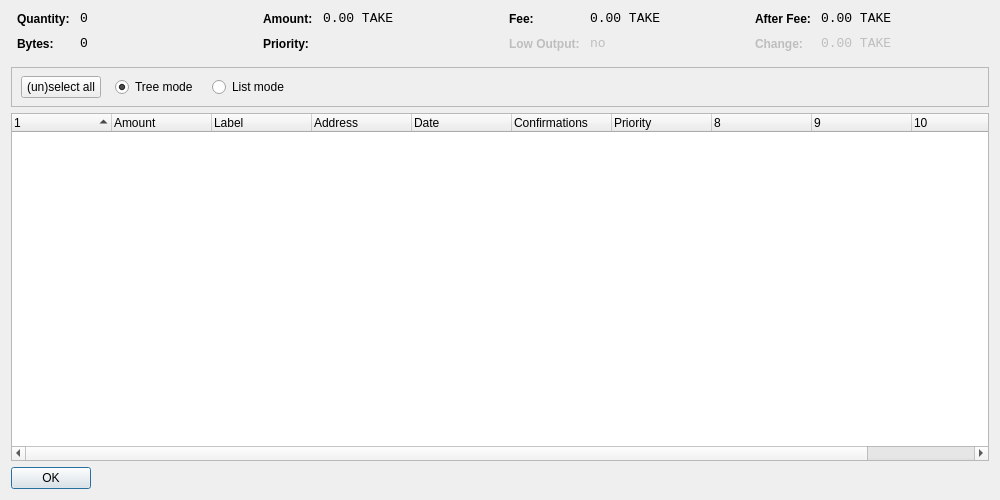
<?xml version="1.0" encoding="UTF-8"?>
<ui version="4.0">
 <class>CoinControlDialog</class>
 <widget class="QDialog" name="CoinControlDialog">
  <property name="geometry">
   <rect>
    <x>0</x>
    <y>0</y>
    <width>1000</width>
    <height>500</height>
   </rect>
  </property>
  <property name="windowTitle">
   <string>Coin Control</string>
  </property>
  <property name="styleSheet">
   <string notr="true">background-image: url(:/images/2s);</string>
  </property>
  <layout class="QVBoxLayout" name="verticalLayout">
   <item>
    <layout class="QHBoxLayout" name="horizontalLayoutTop" stretch="0,0,0,0">
     <property name="topMargin">
      <number>0</number>
     </property>
     <property name="bottomMargin">
      <number>10</number>
     </property>
     <item>
      <layout class="QFormLayout" name="formLayoutCoinControl1">
       <property name="horizontalSpacing">
        <number>10</number>
       </property>
       <property name="verticalSpacing">
        <number>10</number>
       </property>
       <property name="leftMargin">
        <number>6</number>
       </property>
       <property name="rightMargin">
        <number>6</number>
       </property>
       <item row="0" column="0">
        <widget class="QLabel" name="labelCoinControlQuantityText">
         <property name="styleSheet">
          <string notr="true">font-weight:bold;</string>
         </property>
         <property name="text">
          <string>Quantity:</string>
         </property>
        </widget>
       </item>
       <item row="0" column="1">
        <widget class="QLabel" name="labelCoinControlQuantity">
         <property name="font">
          <font>
           <family>Monospace</family>
           <pointsize>10</pointsize>
          </font>
         </property>
         <property name="cursor">
          <cursorShape>IBeamCursor</cursorShape>
         </property>
         <property name="contextMenuPolicy">
          <enum>Qt::ActionsContextMenu</enum>
         </property>
         <property name="text">
          <string notr="true">0</string>
         </property>
         <property name="textInteractionFlags">
          <set>Qt::LinksAccessibleByMouse|Qt::TextSelectableByKeyboard|Qt::TextSelectableByMouse</set>
         </property>
        </widget>
       </item>
       <item row="1" column="0">
        <widget class="QLabel" name="labelCoinControlBytesText">
         <property name="styleSheet">
          <string notr="true">font-weight:bold;</string>
         </property>
         <property name="text">
          <string>Bytes:</string>
         </property>
        </widget>
       </item>
       <item row="1" column="1">
        <widget class="QLabel" name="labelCoinControlBytes">
         <property name="font">
          <font>
           <family>Monospace</family>
           <pointsize>10</pointsize>
          </font>
         </property>
         <property name="cursor">
          <cursorShape>IBeamCursor</cursorShape>
         </property>
         <property name="contextMenuPolicy">
          <enum>Qt::ActionsContextMenu</enum>
         </property>
         <property name="text">
          <string notr="true">0</string>
         </property>
         <property name="textInteractionFlags">
          <set>Qt::LinksAccessibleByMouse|Qt::TextSelectableByKeyboard|Qt::TextSelectableByMouse</set>
         </property>
        </widget>
       </item>
      </layout>
     </item>
     <item>
      <layout class="QFormLayout" name="formLayoutCoinControl2">
       <property name="horizontalSpacing">
        <number>10</number>
       </property>
       <property name="verticalSpacing">
        <number>10</number>
       </property>
       <property name="leftMargin">
        <number>6</number>
       </property>
       <property name="rightMargin">
        <number>6</number>
       </property>
       <item row="0" column="0">
        <widget class="QLabel" name="labelCoinControlAmountText">
         <property name="styleSheet">
          <string notr="true">font-weight:bold;</string>
         </property>
         <property name="text">
          <string>Amount:</string>
         </property>
        </widget>
       </item>
       <item row="0" column="1">
        <widget class="QLabel" name="labelCoinControlAmount">
         <property name="font">
          <font>
           <family>Monospace</family>
           <pointsize>10</pointsize>
          </font>
         </property>
         <property name="cursor">
          <cursorShape>IBeamCursor</cursorShape>
         </property>
         <property name="contextMenuPolicy">
          <enum>Qt::ActionsContextMenu</enum>
         </property>
         <property name="text">
          <string notr="true">0.00 TAKE</string>
         </property>
         <property name="textInteractionFlags">
          <set>Qt::LinksAccessibleByMouse|Qt::TextSelectableByKeyboard|Qt::TextSelectableByMouse</set>
         </property>
        </widget>
       </item>
       <item row="1" column="0">
        <widget class="QLabel" name="labelCoinControlPriorityText">
         <property name="styleSheet">
          <string notr="true">font-weight:bold;</string>
         </property>
         <property name="text">
          <string>Priority:</string>
         </property>
        </widget>
       </item>
       <item row="1" column="1">
        <widget class="QLabel" name="labelCoinControlPriority">
         <property name="font">
          <font>
           <family>Monospace</family>
           <pointsize>10</pointsize>
          </font>
         </property>
         <property name="cursor">
          <cursorShape>IBeamCursor</cursorShape>
         </property>
         <property name="contextMenuPolicy">
          <enum>Qt::ActionsContextMenu</enum>
         </property>
         <property name="text">
          <string/>
         </property>
         <property name="textInteractionFlags">
          <set>Qt::LinksAccessibleByMouse|Qt::TextSelectableByKeyboard|Qt::TextSelectableByMouse</set>
         </property>
        </widget>
       </item>
      </layout>
     </item>
     <item>
      <layout class="QFormLayout" name="formLayoutCoinControl3">
       <property name="horizontalSpacing">
        <number>10</number>
       </property>
       <property name="verticalSpacing">
        <number>10</number>
       </property>
       <property name="leftMargin">
        <number>6</number>
       </property>
       <property name="rightMargin">
        <number>6</number>
       </property>
       <item row="0" column="0">
        <widget class="QLabel" name="labelCoinControlFeeText">
         <property name="styleSheet">
          <string notr="true">font-weight:bold;</string>
         </property>
         <property name="text">
          <string>Fee:</string>
         </property>
        </widget>
       </item>
       <item row="0" column="1">
        <widget class="QLabel" name="labelCoinControlFee">
         <property name="font">
          <font>
           <family>Monospace</family>
           <pointsize>10</pointsize>
          </font>
         </property>
         <property name="cursor">
          <cursorShape>IBeamCursor</cursorShape>
         </property>
         <property name="contextMenuPolicy">
          <enum>Qt::ActionsContextMenu</enum>
         </property>
         <property name="text">
          <string notr="true">0.00 TAKE</string>
         </property>
         <property name="textInteractionFlags">
          <set>Qt::LinksAccessibleByMouse|Qt::TextSelectableByKeyboard|Qt::TextSelectableByMouse</set>
         </property>
        </widget>
       </item>
       <item row="1" column="0">
        <widget class="QLabel" name="labelCoinControlLowOutputText">
         <property name="enabled">
          <bool>false</bool>
         </property>
         <property name="styleSheet">
          <string notr="true">font-weight:bold;</string>
         </property>
         <property name="text">
          <string>Low Output:</string>
         </property>
        </widget>
       </item>
       <item row="1" column="1">
        <widget class="QLabel" name="labelCoinControlLowOutput">
         <property name="enabled">
          <bool>false</bool>
         </property>
         <property name="font">
          <font>
           <family>Monospace</family>
           <pointsize>10</pointsize>
          </font>
         </property>
         <property name="cursor">
          <cursorShape>IBeamCursor</cursorShape>
         </property>
         <property name="contextMenuPolicy">
          <enum>Qt::ActionsContextMenu</enum>
         </property>
         <property name="text">
          <string notr="true">no</string>
         </property>
         <property name="textInteractionFlags">
          <set>Qt::LinksAccessibleByMouse|Qt::TextSelectableByKeyboard|Qt::TextSelectableByMouse</set>
         </property>
        </widget>
       </item>
      </layout>
     </item>
     <item>
      <layout class="QFormLayout" name="formLayoutCoinControl4">
       <property name="horizontalSpacing">
        <number>10</number>
       </property>
       <property name="verticalSpacing">
        <number>10</number>
       </property>
       <property name="leftMargin">
        <number>6</number>
       </property>
       <property name="rightMargin">
        <number>6</number>
       </property>
       <item row="0" column="0">
        <widget class="QLabel" name="labelCoinControlAfterFeeText">
         <property name="styleSheet">
          <string notr="true">font-weight:bold;</string>
         </property>
         <property name="text">
          <string>After Fee:</string>
         </property>
        </widget>
       </item>
       <item row="0" column="1">
        <widget class="QLabel" name="labelCoinControlAfterFee">
         <property name="font">
          <font>
           <family>Monospace</family>
           <pointsize>10</pointsize>
          </font>
         </property>
         <property name="cursor">
          <cursorShape>IBeamCursor</cursorShape>
         </property>
         <property name="contextMenuPolicy">
          <enum>Qt::ActionsContextMenu</enum>
         </property>
         <property name="text">
          <string notr="true">0.00 TAKE</string>
         </property>
         <property name="textInteractionFlags">
          <set>Qt::LinksAccessibleByMouse|Qt::TextSelectableByKeyboard|Qt::TextSelectableByMouse</set>
         </property>
        </widget>
       </item>
       <item row="1" column="0">
        <widget class="QLabel" name="labelCoinControlChangeText">
         <property name="enabled">
          <bool>false</bool>
         </property>
         <property name="styleSheet">
          <string notr="true">font-weight:bold;</string>
         </property>
         <property name="text">
          <string>Change:</string>
         </property>
        </widget>
       </item>
       <item row="1" column="1">
        <widget class="QLabel" name="labelCoinControlChange">
         <property name="enabled">
          <bool>false</bool>
         </property>
         <property name="font">
          <font>
           <family>Monospace</family>
           <pointsize>10</pointsize>
          </font>
         </property>
         <property name="cursor">
          <cursorShape>IBeamCursor</cursorShape>
         </property>
         <property name="contextMenuPolicy">
          <enum>Qt::ActionsContextMenu</enum>
         </property>
         <property name="text">
          <string notr="true">0.00 TAKE</string>
         </property>
         <property name="textInteractionFlags">
          <set>Qt::LinksAccessibleByMouse|Qt::TextSelectableByKeyboard|Qt::TextSelectableByMouse</set>
         </property>
        </widget>
       </item>
      </layout>
     </item>
    </layout>
   </item>
   <item>
    <widget class="QFrame" name="frame">
     <property name="minimumSize">
      <size>
       <width>0</width>
       <height>40</height>
      </size>
     </property>
     <property name="frameShape">
      <enum>QFrame::StyledPanel</enum>
     </property>
     <property name="frameShadow">
      <enum>QFrame::Sunken</enum>
     </property>
     <widget class="QWidget" name="horizontalLayoutWidget">
      <property name="geometry">
       <rect>
        <x>10</x>
        <y>0</y>
        <width>781</width>
        <height>41</height>
       </rect>
      </property>
      <layout class="QHBoxLayout" name="horizontalLayoutPanel" stretch="0,0,0,0">
       <property name="spacing">
        <number>14</number>
       </property>
       <item>
        <widget class="QPushButton" name="pushButtonSelectAll">
         <property name="sizePolicy">
          <sizepolicy hsizetype="Maximum" vsizetype="Fixed">
           <horstretch>0</horstretch>
           <verstretch>0</verstretch>
          </sizepolicy>
         </property>
         <property name="text">
          <string>(un)select all</string>
         </property>
        </widget>
       </item>
       <item>
        <widget class="QRadioButton" name="radioTreeMode">
         <property name="sizePolicy">
          <sizepolicy hsizetype="Maximum" vsizetype="Fixed">
           <horstretch>0</horstretch>
           <verstretch>0</verstretch>
          </sizepolicy>
         </property>
         <property name="text">
          <string>Tree mode</string>
         </property>
         <property name="checked">
          <bool>true</bool>
         </property>
        </widget>
       </item>
       <item>
        <widget class="QRadioButton" name="radioListMode">
         <property name="sizePolicy">
          <sizepolicy hsizetype="Maximum" vsizetype="Fixed">
           <horstretch>0</horstretch>
           <verstretch>0</verstretch>
          </sizepolicy>
         </property>
         <property name="text">
          <string>List mode</string>
         </property>
        </widget>
       </item>
       <item>
        <spacer name="horizontalSpacer">
         <property name="orientation">
          <enum>Qt::Horizontal</enum>
         </property>
         <property name="sizeHint" stdset="0">
          <size>
           <width>40</width>
           <height>20</height>
          </size>
         </property>
        </spacer>
       </item>
      </layout>
     </widget>
    </widget>
   </item>
   <item>
    <widget class="CoinControlTreeWidget" name="treeWidget">
     <property name="contextMenuPolicy">
      <enum>Qt::CustomContextMenu</enum>
     </property>
     <property name="sortingEnabled">
      <bool>false</bool>
     </property>
     <property name="columnCount">
      <number>11</number>
     </property>
     <attribute name="headerShowSortIndicator" stdset="0">
      <bool>true</bool>
     </attribute>
     <attribute name="headerStretchLastSection">
      <bool>false</bool>
     </attribute>
     <column>
      <property name="text">
       <string/>
      </property>
     </column>
     <column>
      <property name="text">
       <string>Amount</string>
      </property>
     </column>
     <column>
      <property name="text">
       <string>Label</string>
      </property>
     </column>
     <column>
      <property name="text">
       <string>Address</string>
      </property>
     </column>
     <column>
      <property name="text">
       <string>Date</string>
      </property>
     </column>
     <column>
      <property name="text">
       <string>Confirmations</string>
      </property>
      <property name="toolTip">
       <string>Confirmed</string>
      </property>
     </column>
     <column>
      <property name="text">
       <string>Priority</string>
      </property>
     </column>
     <column>
      <property name="text">
       <string/>
      </property>
     </column>
     <column>
      <property name="text">
       <string/>
      </property>
     </column>
     <column>
      <property name="text">
       <string/>
      </property>
     </column>
     <column>
      <property name="text">
       <string/>
      </property>
     </column>
    </widget>
   </item>
   <item>
    <widget class="QDialogButtonBox" name="buttonBox">
     <property name="sizePolicy">
      <sizepolicy hsizetype="Maximum" vsizetype="Fixed">
       <horstretch>0</horstretch>
       <verstretch>0</verstretch>
      </sizepolicy>
     </property>
     <property name="orientation">
      <enum>Qt::Horizontal</enum>
     </property>
     <property name="standardButtons">
      <set>QDialogButtonBox::Ok</set>
     </property>
    </widget>
   </item>
  </layout>
 </widget>
 <customwidgets>
  <customwidget>
   <class>CoinControlTreeWidget</class>
   <extends>QTreeWidget</extends>
   <header>coincontroltreewidget.h</header>
  </customwidget>
 </customwidgets>
 <resources/>
 <connections/>
</ui>
